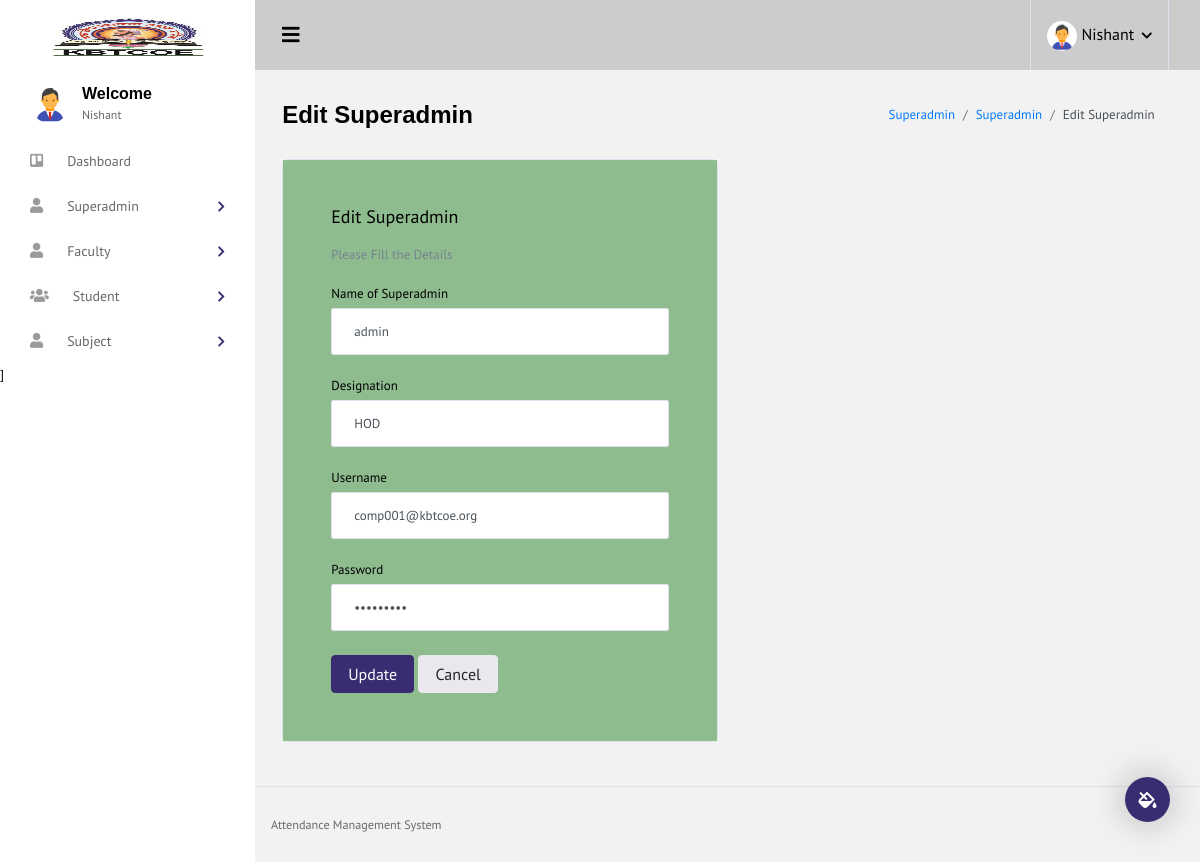
Screenshot of /edit_superadmin.php?id=1 (signed in) with the database file from the repository.
### tables this page shows
CREATE TABLE `superadmin` (
  `id` int NOT NULL,
  `name` varchar(50) NOT NULL,
  `designation` varchar(50) NOT NULL,
  `username` varchar(50) NOT NULL,
  `password` varchar(255) NOT NULL,
  `s_status` varchar(50) DEFAULT NULL
);

### edit_superadmin.php (the view, shortened to what this page needs)
 <!DOCTYPE html>
<html lang="en">
<head>
  <link rel="stylesheet" href="vendors/iconfonts/font-awesome/css/all.min.css">
  <link rel="stylesheet" href="vendors/css/vendor.bundle.base.css">
  <link rel="stylesheet" href="vendors/css/vendor.bundle.addons.css">
  <link rel="stylesheet" href="css/style.css">
</head>
<body>
  <div class="container-scroller">
    <?php include "header.php";?>
    <div class="container-fluid page-body-wrapper">
      <div class="theme-setting-wrapper">
        <div id="settings-trigger"><i class="fas fa-fill-drip"></i></div>
      </div>
      <?php include "navbar.php";?>
     <div class="main-panel">
        <div class="content-wrapper">
          <div class="page-header">
            <h3 class="page-title">
              Edit Superadmin
            </h3>
            <nav aria-label="breadcrumb">
                <ol class="breadcrumb">
                <li class="breadcrumb-item"><a href="index.php">Superadmin</a></li>
                <li class="breadcrumb-item"><a href="view_faculty.php">Superadmin</a></li>
                <li class="breadcrumb-item active" aria-current="page">Edit Superadmin</li>
                </ol>
            </nav>
          </div>
          <div class="row">
            <div class="col-md-6 grid-margin stretch-card">
              <div class="card">
                <div class="card-body">
                  <h4 class="card-title">Edit Superadmin</h4>
                  <p class="card-description">
                    Please Fill the Details
                  </p>
                   <?php
                  include "db.php";
                  $asd = mysqli_query($con,"select * from superadmin where id='".$_GET['id']."'") or die (mysqli_error($con));
                  ?>
                  <?php while($fetch=mysqli_fetch_array($asd)){
                  extract($fetch)
                  ?>
                  <form class="forms-sample" method="POST" action="" id="">
                    <div class="form-group">
                      <label for="exampleInputUsername1">Name of Superadmin</label>
                      <input type="text" class="form-control" id="exampleInputname1" value="<?php echo $name;?>" Name="name" required placeholder="Enter Name of Faculty">
                    </div>
                    <div class="form-group">
                      <label for="exampleInputUsername1">Designation</label>
                      <input type="text" class="form-control" id="exampleInputname1" value="<?php echo $designation;?>" Name="designation" required placeholder="Enter the Department name">
                    </div>
                    <div class="form-group">
                      <label for="exampleInputUsername1">Username</label>
                      <input type="text" class="form-control" id="exampleInputUsername1" value="<?php echo $username;?>" Name="username" required placeholder="Username">
                    </div>
                    <div class="form-group">
                      <label for="exampleInputPassword1">Password</label>
                      <input type="password" class="form-control" id="exampleInputPassword1" value="<?php echo $password;?>" Name="password" required placeholder="Password">
                    </div>
                    <button type="submit" name="submit" class="btn btn-primary me-2">Update</button>
                    <a href="view_superadmin.php" class="btn btn-light">Cancel</a>
                  </form>
                <?php }?>
                </div>
              </div>
            </div>
          </div>
        </div>
       <?php include "footer.php";?>
      </div>
  </div>
</body>
</html>

### rows the page displays
superadmin: name "admin", designation "HOD", username "comp001@kbtcoe.org"

### other values shown
$_SESSION['auth_user']['user_name'] "Nishant"
